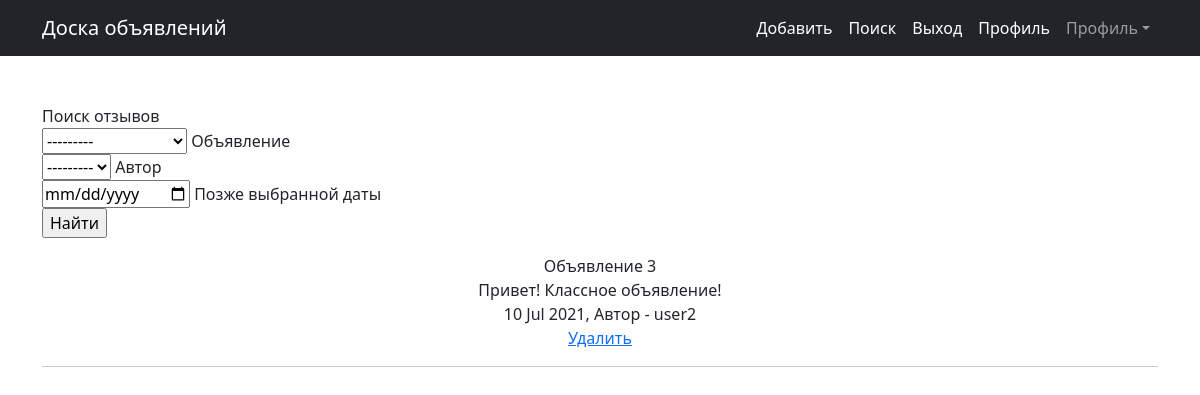
Screenshot of /profile/4/replies/ (signed in) with the database file from the repository.
### boardapp/models.py (models this page shows, shortened)
class AdvertReply(models.Model):
    advert = models.ForeignKey(Advert, on_delete=models.CASCADE,
                               verbose_name='Объявление', blank=True,
                               null=True)
    datetime = models.DateTimeField(auto_now_add=True)
    author = models.ForeignKey(CUser, on_delete=models.CASCADE,
                               verbose_name='Автор', blank=True, null=True)
    content = models.TextField(verbose_name='Содержание')
    status = models.BooleanField(default=False, verbose_name='Статус')

class Advert(models.Model):
    TANKS = 'TS'
    HEALERS = 'HS'
    DAMAGE_DEALERS = 'DD'
    MERCHANTS = 'MS'
    GILD_MASTERS = 'GM'
    QUEST_GIVERS = 'QG'
    BLACKSMITHS = 'BS'
    LEATHERWORKERS = 'LW'
    POTION_MAKERS = 'PM'
    SPELLS_MASTERS = 'SM'
    CATEGORY_CHOICES = [
        (TANKS, 'Танки'),
        (HEALERS, 'Хилы'),
        (DAMAGE_DEALERS, 'ДД'),
        (MERCHANTS, 'Торговцы'),
        (GILD_MASTERS, 'Гилдмастеры'),
        (QUEST_GIVERS, 'Квестгиверы'),
        (BLACKSMITHS, 'Кузнецы'),
        (LEATHERWORKERS, 'Кожевники'),
        (POTION_MAKERS, 'Зельевары'),
        (SPELLS_MASTERS, 'Мастера заклинаний'),
    ]
    author = models.ForeignKey(CUser, on_delete=models.CASCADE,
                               verbose_name='Автор', blank=True, null=True)
    title = models.CharField(max_length=255, verbose_name='Заголовок')
    content = models.TextField(verbose_name='Содержание')
    category = models.CharField(max_length=20, choices=CATEGORY_CHOICES,
                                default=TANKS, verbose_name='Категория')
    datetime = models.DateTimeField(auto_now_add=True)
    post_rating = models.IntegerField(default=0)

class CUser(models.Model):
    cuser = models.OneToOneField(User, on_delete=models.CASCADE)
    rating = models.IntegerField(default=0)
    def __str__(self):
        return self.cuser.username

### boardapp/views.py (the view)
# urls.py: path('profile/<int:pk>/replies/', RepliesSearchView.as_view(), name='replies'),
class RepliesSearchView(LoginRequiredMixin, ListView):
    model = AdvertReply
    template_name = 'replies.html'
    context_object_name = 'replies'
    queryset = AdvertReply.objects.order_by('-datetime')
    def get_context_data(self, **kwargs):
        context = super().get_context_data(**kwargs)
        context['filter'] = RepliesFilter(self.request.GET,
                                          queryset=AdvertReply.objects.filter(advert__author__cuser=self.request.user),
                                          )
        return context

### boardapp/templates/replies.html (shortened to what this page needs)
{% extends 'flatpages/default.html' %}
{% block content %}
<form method="GET">
    <p style="text-align: left;">
        Поиск отзывов<br>
        {% for field in filter.form %}
            {{ field }} {{ field.label }}<br>
        {% endfor %}
        <input type="submit" value="Найти">
    </p>
</form>
{% for reply in filter.qs %}
    {{ reply.advert.title }}<br>
    {{ reply.content }}<br>
    {{ reply.datetime|date:'d M Y' }}, Автор - {{ reply.author.cuser.username }}<br>
    <a href="{% url 'reply_delete' reply.id %}">Удалить</a>
    <hr />
{% endfor %}
{% endblock content %}

### rows the page displays
AdvertReply: advert "Объявление 3", content "Привет! Классное объявление!", datetime "10 Jul 2021", author.cuser.username "user2"

### other values shown
{{ field.label }} "Объявление" "Автор" "Позже выбранной даты"
